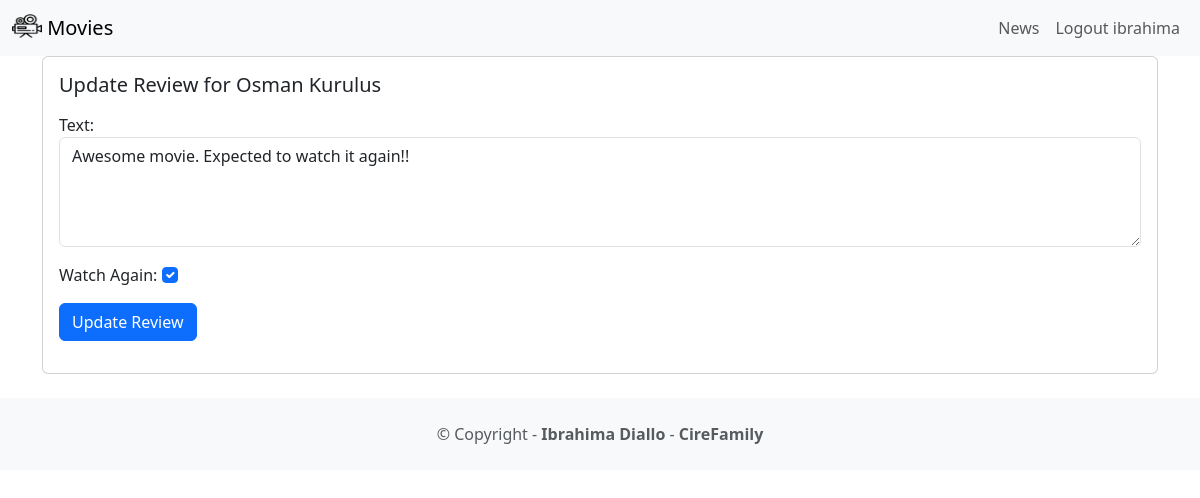
The page /movie/review/1 (signed in) on the database its author committed.
### movie/models.py (models this page shows, shortened)
class Review(models.Model):
    text = models.CharField(max_length=100)
    date = models.DateTimeField(auto_now_add=True)
    user = models.ForeignKey(User, on_delete=models.CASCADE)
    movie = models.ForeignKey(Movie, on_delete=models.CASCADE)
    watchAgain = models.BooleanField()

class Movie(models.Model):
    title= models.CharField(max_length=100)
    description = models.CharField(max_length=250)
    image = models.ImageField(upload_to='movie/images/')
    url = models.URLField(blank=True)

### movie/views.py (the view, shortened to what this page needs)
# urls.py: path('review/<int:review_id>', views.updatereview, name='updatereview'),
@login_required
def updatereview(request, review_id):
    review = get_object_or_404(Review,pk=review_id, user=request.user)
    if request.method == 'GET':
        form=ReviewForm(instance=review)
        return render(request, 'updatereview.html', {'review': review, 'form': form})

### movie/forms.py
class ReviewForm(ModelForm):
    def __init__(self, *args, **kwargs):
     super(ModelForm, self).__init__(*args,**kwargs)
     self.fields['text'].widget.attrs.update({'class': 'form-control'})
     self.fields['watchAgain'].widget.attrs.update({'class': 'form-check-input'})
    class Meta:
            model = Review
            fields = ['text','watchAgain']
            labels = {'watchAgain': ('Watch Again')}
            widgets = {'text': Textarea(attrs={'rows': 4}),}

### movie/templates/updatereview.html (shortened to what this page needs)
{% extends 'base.html'%}
{% block content %}
<div class="card mb-3">
     <div class="card-body">
        <h5 class="card-title">
            Update Review for {{review.movie.title}}
        </h5>
        <p class="card-text">
            <form action="" method="POST">
                {{form.as_p }}
                <button type="submit" class="btn btn-primary">Update Review</button>
            </form>
        </p>
     </div>
</div>
{% endblock content %}

### moviereviews/templates/base.html (shortened to what this page needs)
<!DOCTYPE html>
<html lang="en">
  <head>
    <link
      href="https://cdn.jsdelivr.net/npm/bootstrap@5.3.2/dist/css/bootstrap.min.css"
      rel="stylesheet"
    />
  </head>
  <body>
    <nav class="navbar navbar-expand-lg bg-body-tertiary">
      <div class="container-fluid">
        <a class="navbar-brand" href="{% url 'home' %}">
          {% load static %}
          <img
            src="{% static 'images/movie.png' %}"
            alt=""
            width="30"
            height="24"
            class="d-inline-block align-text-top"
          />
          Movies
        </a>
        <div class="collapse navbar-collapse" id="navbarSupportedContent">
          <ul class="navbar-nav ms-auto mb-2 mb-lg-0">
            <li class="nav-item">
              <a class="nav-link" href="{% url 'news' %}">News</a>
            </li>
            {% if user.is_authenticated %}
            <li class="nav-item">
              <a class="nav-link" href="{% url 'logoutaccount' %}"
                >Logout {{user.username}}</a
              >
            </li>
            {% endif %}
          </ul>
        </div>
      </div>
    </nav>
    <div class="container">{% block content %} {% endblock content %}</div>
    <footer class="text-center text-lg-start bg-light text-muted mt-4">
      <div class="text-center p-4">
        © Copyright -
        <a
          class="text-reset fw-bold text-decoration-none"
          target="_blank"
          href="https://twitter.com/"
          >Ibrahima Diallo</a
        >
        -
        <a
          href="https://instagram.com/ibha_diallo"
          class="text-reset fw-bold text-decoration-none"
          target="_blank"
          >CireFamily</a
        >
      </div>
    </footer>
  </body>
</html>

### rows shown on the page
Review: movie "Osman Kurulus", text "Awesome movie. Expected to watch it again!!", watchAgain "☑"

### other values the page prints
{{ user.username }} "ibrahima"
